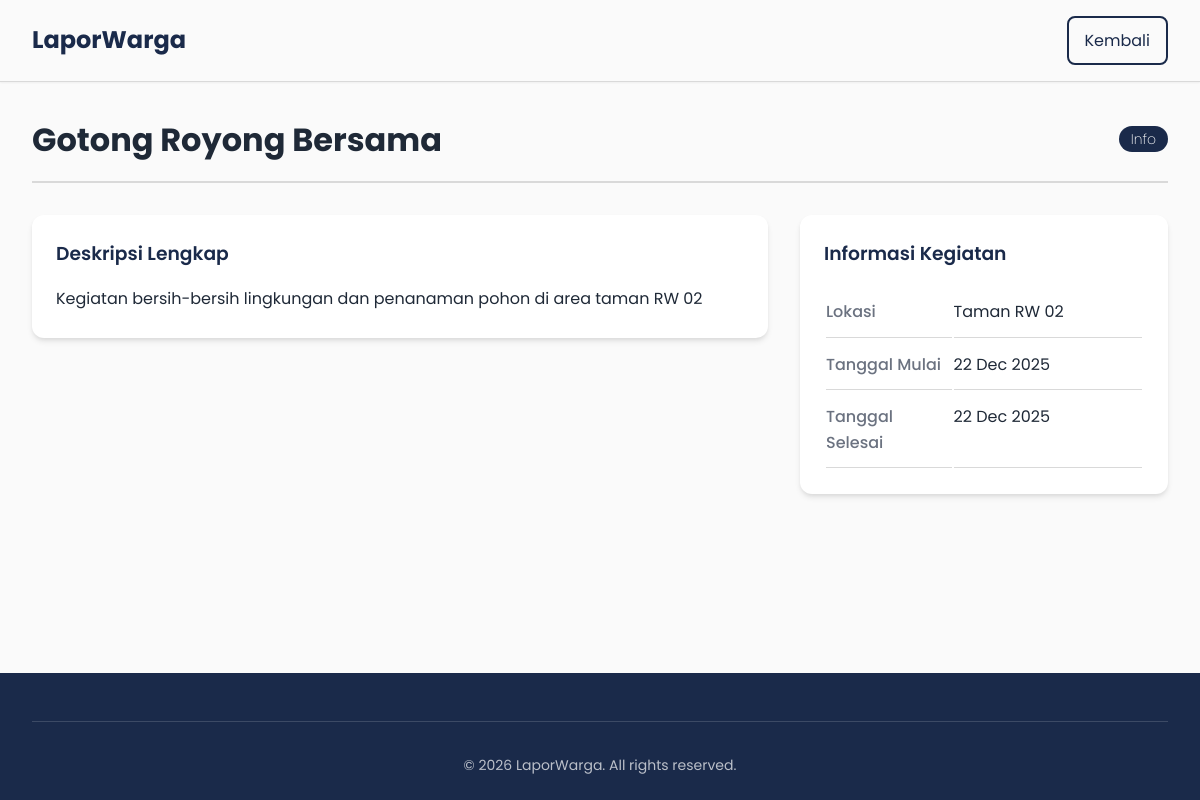
Screenshot of /detail_info.php?id=2 with the database file from the repository.
### tables this page shows
CREATE TABLE `info_warga` (
  `id` int(11) NOT NULL AUTO_INCREMENT,
  `judul` varchar(200) NOT NULL,
  `deskripsi` text NOT NULL,
  `lokasi` varchar(255) NOT NULL,
  `kategori` enum('Info','Pemberitahuan') NOT NULL DEFAULT 'Info',
  `tanggal_mulai` date NOT NULL,
  `tanggal_selesai` date DEFAULT NULL,
  `foto` varchar(255) DEFAULT NULL,
  `created_at` timestamp NOT NULL DEFAULT current_timestamp(),
  `updated_at` timestamp NOT NULL DEFAULT current_timestamp() ON UPDATE current_timestamp(),
  PRIMARY KEY (`id`),
  KEY `idx_tanggal` (`tanggal_mulai`)
);

### public/detail_info.php (the view, shortened to what this page needs)
<?php
$database = new Database();
$conn = $database->getConnection();
$id = isset($_GET['id']) ? (int)$_GET['id'] : null;
$stmt = $conn->prepare("SELECT * FROM info_warga WHERE id = :id");
$stmt->bindParam(':id', $id, PDO::PARAM_INT);
$stmt->execute();
$info = $stmt->fetch(PDO::FETCH_ASSOC);
?>
<!DOCTYPE html>
<html lang="id">
<head>
  <link href="https://cdn.jsdelivr.net/npm/remixicon@3.5.0/fonts/remixicon.css" rel="stylesheet">
  <link href="https://cdnjs.cloudflare.com/ajax/libs/remixicon/3.5.0/remixicon.css" rel="stylesheet">
  <link rel="stylesheet" href="assets/css/style.css?v=2.2">
</head>
<body>
  <nav class="navbar">
    <div class="container">
      <div class="nav-brand">
                <span class="brand-text">LaporWarga</span>
            </div>
      <div class="navbar-menu"><a href="index.php#info-warga" class="btn btn-outline"><i class="ri-arrow-left-line"></i> Kembali</a></div>
    </div>
  </nav>
  <main class="detail-container">
    <div class="container">
      <div class="detail-header">
        <h1><?php echo htmlspecialchars($info['judul']); ?></h1>
        <span class="badge <?php echo ($info['kategori'] ?? 'Info') === 'Pemberitahuan' ? 'badge-warning' : 'badge-info'; ?>">
            <?php echo htmlspecialchars($info['kategori'] ?? 'Info'); ?>
        </span>
      </div>
      <div class="detail-grid">
        <div>
          <div class="detail-section">
            <h3>Deskripsi Lengkap</h3>
            <p style="white-space: pre-line; line-height: 1.8;"><?php echo htmlspecialchars($info['deskripsi']); ?></p>
          </div>
        </div>
        <div>
          <div class="detail-section">
            <h3>Informasi Kegiatan</h3>
            <table class="detail-table">
              <tr><td>Lokasi</td><td><?php echo htmlspecialchars($info['lokasi']); ?></td></tr>
              <tr><td>Tanggal Mulai</td><td><?php echo date('d M Y', strtotime($info['tanggal_mulai'])); ?></td></tr>
              <?php if($info['tanggal_selesai']): ?>
              <tr><td>Tanggal Selesai</td><td><?php echo date('d M Y', strtotime($info['tanggal_selesai'])); ?></td></tr>
              <?php endif; ?>
            </table>
          </div>
        </div>
      </div>
    </div>
  </main>
  <footer class="footer">
    <div class="container">
        <div class="footer-bottom">
            <p>&copy; <?php echo date('Y'); ?> LaporWarga. All rights reserved.</p>
        </div>
    </div>
  </footer>
</body>
</html>

### public/assets/css/style.css (style rules this page uses)
* { margin: 0; padding: 0; box-sizing: border-box; }
:root { --primary-color: rgb(26, 42, 74); --secondary-color: rgb(211, 47, 47); --accent-color: #ef5350; --text-dark: #1f2937; --text-muted: #6b7280; --text-light: #9ca3af; --bg-white: #fafafa; --bg-light: #f9fafb; --bg-gray: #f3f4f6; --border-color: #e5e7eb; --border-light: #d9d9d9; --success-color: #22c55e; --warning-color: #f59e0b; --info-color: #3b82f6; --shadow-sm: 0 1px 2px 0 rgba(0, 0, 0, 0.05); --shadow-md: 0 4px 6px -1px rgba(0, 0, 0, 0.1), 0 2px 4px -1px rgba(0, 0, 0, 0.06); --shadow-lg: 0 10px 15px -3px rgba(0, 0, 0, 0.1), 0 4px 6px -2px rgba(0, 0, 0, 0.05); --shadow-xl: 0 20px 25px -5px rgba(0, 0, 0, 0.1), 0 10px 10px -5px rgba(0, 0, 0, 0.04); --transition-colors: all 0.2s ease; --transition-shadow: box-shadow 0.3s ease; --transition-transform: transform 0.2s ease; }
body { font-family: poppins, sans-serif; line-height: 1.6; color: var(--text-dark); background-color: var(--bg-white); display: flex; flex-direction: column; min-height: 100vh; }
.container { max-width: 1200px; margin: 0 auto; padding: 0 1rem; }
@media (min-width: 1024px) { .container { padding: 0 2rem; } }
a { text-decoration: none; color: inherit; }
.navbar { background-color: var(--bg-white); color: var(--text-dark); padding: 1rem 0; position: sticky; top: 0; z-index: 1000; box-shadow: var(--shadow-sm); border-bottom: 1px solid var(--border-light); }
.navbar .container { display: flex; justify-content: space-between; align-items: center; }
.nav-brand { display: flex; align-items: center; gap: 0.75rem; font-size: 1.5rem; font-weight: 700; color: var(--primary-color); transition: var(--transition-colors); }
.btn { display: inline-block; padding: 0.6rem 1rem; border-radius: 0.5rem; font-weight: 400; text-align: center; cursor: pointer; border: none; transition: var(--transition-colors); text-decoration: none; box-shadow: var(--shadow-md); }
.btn-outline { background-color: transparent; color: var(--primary-color); border: 2px solid var(--primary-color); box-shadow: none; }
.badge { display: inline-block; padding: 0.375rem 0.75rem; border-radius: 9999px; font-size: 0.875rem; font-weight: 200; text-align: center; line-height: 1; }
.badge-info { background-color: var(--primary-color); color: white; }
.detail-container { max-width: 1200px; margin: 0 auto; flex: 1; width: 100%; }
.detail-header { display: flex; justify-content: space-between; align-items: center; padding-top: 2rem; margin-bottom: 2rem; padding-bottom: 1rem; border-bottom: 2px solid var(--border-light); }
.detail-grid { display: grid; grid-template-columns: 2fr 1fr; gap: 2rem; }
.detail-section { background-color: white; padding: 1.5rem; border-radius: 0.75rem; box-shadow: var(--shadow-md); margin-bottom: 1.5rem; }
.detail-section h3, .detail-section h4 { color: var(--primary-color); margin-bottom: 1rem; font-weight: 600; }
.detail-table { width: 100%; }
.detail-table td { padding: 0.75rem 0; border-bottom: 1px solid var(--border-light); vertical-align: top; }
.detail-table td:first-child { width: 40%; color: var(--text-muted); font-weight: 500; }
.detail-table td:last-child { color: var(--text-dark); }
.footer { background-color: var(--primary-color); color: white; padding: 3rem 0 1.5rem; margin-top: 4rem; }
.footer-bottom { text-align: center; padding-top: 2rem; border-top: 1px solid rgba(255, 255, 255, 0.15); color: rgba(255, 255, 255, 0.7); font-size: 0.875rem; }
html { scroll-behavior: smooth; }

### rows the page displays
info_warga: judul "Gotong Royong Bersama", kategori "Info", deskripsi "Kegiatan bersih-bersih lingkungan dan penanaman pohon di area taman RW 02", lokasi "Taman RW 02", tanggal_mulai "22 Dec 2025", tanggal_selesai "22 Dec 2025"
